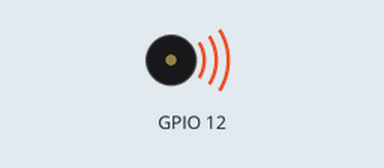
A sketch run on a simulated ESP32. Shown: buzzer (waves = sounding). What the sketch prints to the serial monitor is not drawn.

Above: at 0.1 s.
Timing chart, 0 to 40.0 s (numbered marks = the images above):
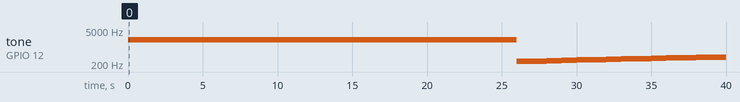

Measured:
- by itself, tone on GPIO 12: plays 2000 Hz for 26.0 s, 255 Hz for 1.0 s, 265 Hz for 1.0 s, 275 Hz for 1.0 s, 285 Hz for 1.0 s, 295 Hz for 1.0 s … (15 notes in this stretch)

The sketch:

prueba_buzzer.ino
```cpp
#include<Wire.h>

int frecuencia = 2000;
int channel = 0;
int resolucion = 8;

void setup() {
  Serial.begin(115200);
  ledcSetup(channel, frecuencia, resolucion);
  ledcAttachPin(12, channel);
}

void loop() {

  ledcWriteTone(channel, 2000);

  for (int dutyCycle = 0; dutyCycle <= 255; dutyCycle = dutyCycle + 10) {
    Serial.println(dutyCycle);
    ledcWrite(channel, dutyCycle);
    delay(1000);
  }

  ledcWrite(channel, 125);

  for (int frecuencia =255; frecuencia <= 10000; frecuencia = frecuencia + 10) {
Serial.println(frecuencia);
ledcWriteTone(channel, frecuencia);
delay(1000);

  }
}
```
